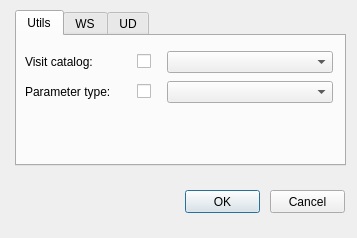
<?xml version="1.0" encoding="UTF-8"?>
<ui version="4.0">
 <class>config_edit</class>
 <widget class="QDialog" name="config_edit">
  <property name="geometry">
   <rect>
    <x>0</x>
    <y>0</y>
    <width>357</width>
    <height>238</height>
   </rect>
  </property>
  <property name="windowTitle">
   <string>Config</string>
  </property>
  <widget class="QPushButton" name="btn_accept">
   <property name="geometry">
    <rect>
     <x>185</x>
     <y>190</y>
     <width>75</width>
     <height>23</height>
    </rect>
   </property>
   <property name="text">
    <string>OK</string>
   </property>
  </widget>
  <widget class="QPushButton" name="btn_cancel">
   <property name="geometry">
    <rect>
     <x>270</x>
     <y>190</y>
     <width>75</width>
     <height>23</height>
    </rect>
   </property>
   <property name="text">
    <string>Cancel</string>
   </property>
  </widget>
  <widget class="QTabWidget" name="tab_config">
   <property name="geometry">
    <rect>
     <x>15</x>
     <y>10</y>
     <width>331</width>
     <height>156</height>
    </rect>
   </property>
   <property name="currentIndex">
    <number>0</number>
   </property>
   <widget class="QWidget" name="tab_16">
    <attribute name="title">
     <string>Utils</string>
    </attribute>
    <widget class="QLabel" name="label_visitcat">
     <property name="geometry">
      <rect>
       <x>8</x>
       <y>15</y>
       <width>116</width>
       <height>22</height>
      </rect>
     </property>
     <property name="font">
      <font>
       <pointsize>9</pointsize>
      </font>
     </property>
     <property name="frameShape">
      <enum>QFrame::NoFrame</enum>
     </property>
     <property name="frameShadow">
      <enum>QFrame::Plain</enum>
     </property>
     <property name="text">
      <string>Visit catalog:</string>
     </property>
     <property name="textFormat">
      <enum>Qt::AutoText</enum>
     </property>
     <property name="scaledContents">
      <bool>false</bool>
     </property>
     <property name="alignment">
      <set>Qt::AlignLeading|Qt::AlignLeft|Qt::AlignVCenter</set>
     </property>
     <property name="margin">
      <number>3</number>
     </property>
    </widget>
    <widget class="QCheckBox" name="chk_visitcat_vdefault">
     <property name="geometry">
      <rect>
       <x>120</x>
       <y>15</y>
       <width>20</width>
       <height>21</height>
      </rect>
     </property>
     <property name="text">
      <string/>
     </property>
    </widget>
    <widget class="QComboBox" name="visitcat_vdefault">
     <property name="geometry">
      <rect>
       <x>150</x>
       <y>15</y>
       <width>166</width>
       <height>22</height>
      </rect>
     </property>
    </widget>
    <widget class="QCheckBox" name="chk_om_param_type_vdefault">
     <property name="geometry">
      <rect>
       <x>120</x>
       <y>45</y>
       <width>20</width>
       <height>21</height>
      </rect>
     </property>
     <property name="text">
      <string/>
     </property>
    </widget>
    <widget class="QLabel" name="label_om_param_type_vdefault">
     <property name="geometry">
      <rect>
       <x>8</x>
       <y>45</y>
       <width>116</width>
       <height>22</height>
      </rect>
     </property>
     <property name="font">
      <font>
       <pointsize>9</pointsize>
      </font>
     </property>
     <property name="frameShape">
      <enum>QFrame::NoFrame</enum>
     </property>
     <property name="frameShadow">
      <enum>QFrame::Plain</enum>
     </property>
     <property name="text">
      <string>Parameter type:</string>
     </property>
     <property name="textFormat">
      <enum>Qt::AutoText</enum>
     </property>
     <property name="scaledContents">
      <bool>false</bool>
     </property>
     <property name="alignment">
      <set>Qt::AlignLeading|Qt::AlignLeft|Qt::AlignVCenter</set>
     </property>
     <property name="margin">
      <number>3</number>
     </property>
    </widget>
    <widget class="QComboBox" name="om_param_type_vdefault">
     <property name="geometry">
      <rect>
       <x>150</x>
       <y>45</y>
       <width>166</width>
       <height>22</height>
      </rect>
     </property>
    </widget>
   </widget>
   <widget class="QWidget" name="tab_21">
    <attribute name="title">
     <string>WS</string>
    </attribute>
   </widget>
   <widget class="QWidget" name="tab_22">
    <attribute name="title">
     <string>UD</string>
    </attribute>
   </widget>
  </widget>
 </widget>
 <tabstops>
  <tabstop>btn_accept</tabstop>
  <tabstop>btn_cancel</tabstop>
 </tabstops>
 <resources/>
 <connections/>
</ui>
